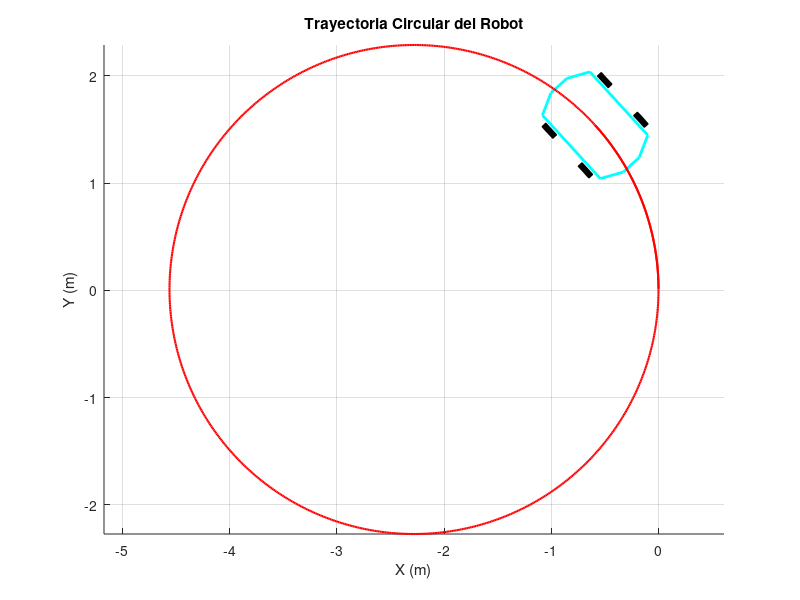
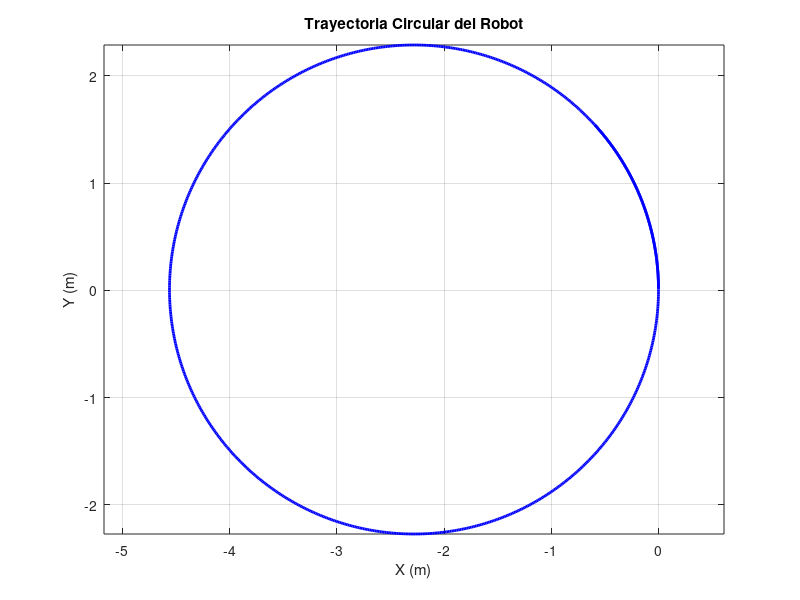

Reproduce these figures in MATLAB, in order.
%Giros

% Parámetros del chasis
x_chasis = [0.4, 0.5, 0.5, 0.4, -0.4, -0.5, -0.5, -0.4, 0.4]; % Girado 90 grados
y_chasis = [0.3, 0.1, -0.1, -0.3, -0.3, -0.1, 0.1, 0.3, 0.3]; % Girado 90 grados

% Dimensiones de las ruedas
rueda_ancho = 0.05; % Ancho de las ruedas (vista superior)
rueda_largo = 0.15; % Largo de las ruedas

% Posiciones de las ruedas en la vista superior (ajustadas para eje X)
wheel_positions = [
    0.25, 0.35;   % Superior derecha
   -0.25, 0.35;   % Superior izquierda
    0.25, -0.35;  % Inferior derecha
   -0.25, -0.35   % Inferior izquierda
];

% Parámetros de simulación cinemática
r = 0.10665; % Radio de la rueda en metros
L = 0.76; % Distancia entre las ruedas en el eje ancho en metros
dt = 0.1; % Intervalo de tiempo en segundos
sim_time = 100; % Aumentar el tiempo de simulación para cerrar el círculo

% Velocidades de las ruedas en rad/s
omega1 = 1; % Velocidad rueda delantera izquierda
omega2 = 2; % Velocidad rueda delantera derecha
omega3 = 1; % Velocidad rueda trasera izquierda
omega4 = 2; % Velocidad rueda trasera derecha

% Posición y orientación inicial
x = 0; % Posición inicial en X
y = 0; % Posición inicial en Y
theta = pi/2; % Orientación inicial (frente hacia el eje X)

% Trayectoria
x_traj = [];
y_traj = [];
theta_traj = [];

% Crear la figura
figure;
hold on;
grid on;
axis equal;
xlabel('X (m)');
ylabel('Y (m)');
title('Trayectoria Circular del Robot');

% Simulación de movimiento
for t = 0:dt:sim_time
    % Cálculo de velocidades
    v = r/4 * (omega1 + omega2 + omega3 + omega4); % Velocidad lineal promedio
    omega = r/(4 * L) * (-omega1 + omega2 -omega3 + omega4); % Velocidad angular
    
    % Actualizar posición y orientación
    x = x + v * dt * cos(theta); % Actualizar posición X
    y = y + v * dt * sin(theta); % Actualizar posición Y
    theta = theta + omega * dt;  % Actualizar orientación
    
    % Guardar trayectoria
    x_traj = [x_traj, x];
    y_traj = [y_traj, y];
    theta_traj = [theta_traj, theta];
    
    % Dibujar el robot en cada paso
    cla;
    R = [cos(theta), -sin(theta); sin(theta), cos(theta)]; % Matriz de rotación
    rotated_chasis = R * [x_chasis; y_chasis];
    plot(rotated_chasis(1, :) + x, rotated_chasis(2, :) + y, 'cyan', 'LineWidth', 2, 'DisplayName', 'Chasis');
    
    % Dibujar ruedas
    for i = 1:size(wheel_positions, 1)
        wheel = wheel_positions(i, :)';
        rotated_wheel = R * wheel + [x; y]; % Rota y desplaza la posición base de la rueda
        
        % Coordenadas locales de la rueda
        local_x = [-rueda_ancho/2, rueda_ancho/2, rueda_ancho/2, -rueda_ancho/2];
        local_y = [-rueda_largo/2, -rueda_largo/2, rueda_largo/2, rueda_largo/2];
        
        % Aplicar rotación inicial de 90 grados
        R_initial = [0, -1; 1, 0]; % Rotación de 90 grados (pi/2 rad)
        rotated_rect = R * R_initial * [local_x; local_y];
        rect_x = rotated_wheel(1) + rotated_rect(1, :);
        rect_y = rotated_wheel(2) + rotated_rect(2, :);
        
        % Dibuja la rueda
        fill(rect_x, rect_y, 'black', 'DisplayName', 'Rueda');
    end
    
    % Dibujar trayectoria
    plot(x_traj, y_traj, 'r', 'LineWidth', 1.5, 'DisplayName', 'Trayectoria');
    pause(0.1);
end

% Gráfica final de la trayectoria
figure;
plot(x_traj, y_traj, 'b', 'LineWidth', 2);
xlabel('X (m)');
ylabel('Y (m)');
title('Trayectoria Circular del Robot');
grid on;
axis equal;
